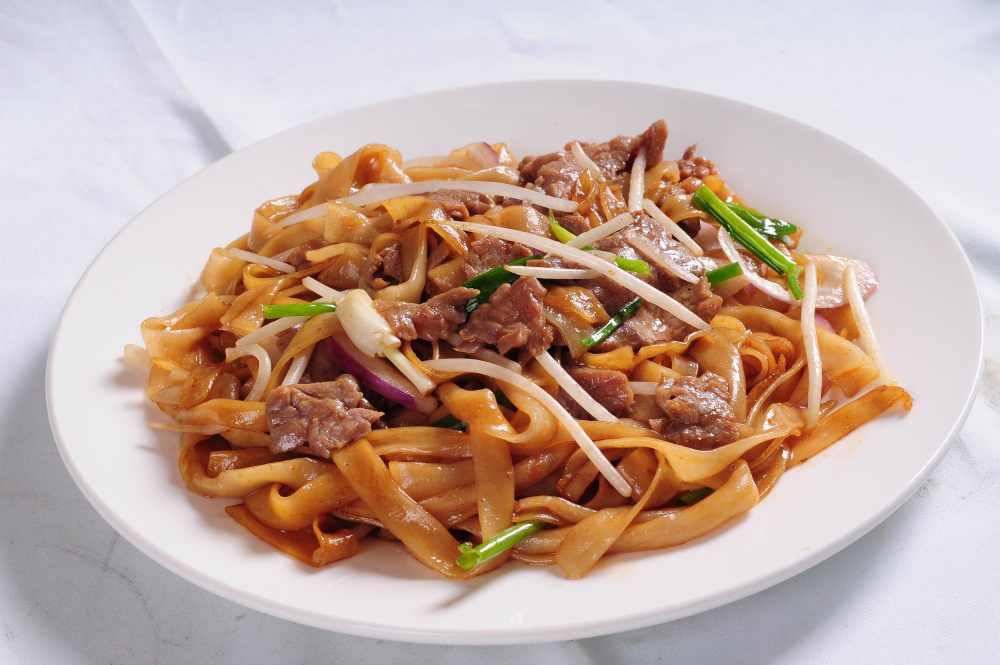
#> input picture gbp-photo/乾炒牛河.jpg, 3000 x 1993 px (shown at 1/3 size); its folder holds only this picture in this run
$ python make_menu_photos.py '../../gbp-photo/乾炒牛河.jpg'
#> lines starting #> are read from the running program, lines starting #| are printed output that depends on the picture
#> (reads assets/source-images/menu.json from the repository)
### assets/source-images/menu_photos.py
import os
import re
from cn_names import CN_NAMES

GBP_DIR = '../../gbp-photo/'
OUT_DIR = '../img/menu/'
OUT_URL = 'assets/img/menu/'

# Dishes whose Chinese menu name differs from the GBP filename but whose GBP photo shows that dish.
PHOTO_OVERRIDES = {
    'Half Peking Duck': '烤鸭',
    'Whole Peking Duck': '烤鸭',
    'Stir-Fried Wide Rice Noodles': '乾炒牛河',
    'Sichuan Style Braised Beef Noodle Soup': '牛肉面',
    'Spicy Grilled Live Fish': '烤活鱼',
    'Mala Grilled Live Fish': '烤活鱼',
    'Spicy Grilled Fish': '烤鱼',
    'Mala Grilled Fish': '烤鱼',
}

# Vertical focal point for portrait photos where the dish sits below center.
FOCAL_Y = {
    '水煮牛': 0.64,
    '香辣鱼片': 0.6,
    '左宗鸡': 0.56,
}


def gbp_index():
    return {os.path.splitext(f)[0]: f for f in os.listdir(GBP_DIR)}


def slug(text):
    return re.sub(r'[^a-z0-9]+', '-', text.lower()).strip('-')


def photo_plan(categories):
    """Map each dish name to its web photo URL, and each GBP file to its output slug."""
    files = gbp_index()
    stem_to_slug = {}
    dish_to_url = {}
    for cat in categories:
        for item in cat['items']:
            en = item['name']
            stem = PHOTO_OVERRIDES.get(en) or re.sub(r'（.*?）', '', CN_NAMES[en])
            if stem not in files:
                continue
            stem_to_slug.setdefault(stem, slug(re.sub(r'\(.*?\)', '', en)))
            dish_to_url[en] = OUT_URL + stem_to_slug[stem] + '.jpg'
#> further down, im is the input picture: PIL image 3000x1993 RGB; mean R, G, B 195.7, 171.5, 159.7
    return dish_to_url, {files[s]: (s, sl) for s, sl in stem_to_slug.items()}

### assets/source-images/make_menu_photos.py
import json
import os
import sys
from PIL import Image, ImageOps, ImageDraw
from menu_photos import GBP_DIR, OUT_DIR, FOCAL_Y, photo_plan

W, H = 800, 600


def crop_43(im, fy):
#> called with fy = 0.5
    w, h = im.size
#> w = 3000; h = 1993
    if w / h > 4 / 3:
        cw, ch = round(h * 4 / 3), h
#> cw = 2657; ch = 1993
    else:
        cw, ch = w, round(w * 3 / 4)
    left = (w - cw) // 2
#> left = 171
    top = min(max(round(fy * h - ch / 2), 0), h - ch)
#> top = 0
    return im.crop((left, top, left + cw, top + ch))
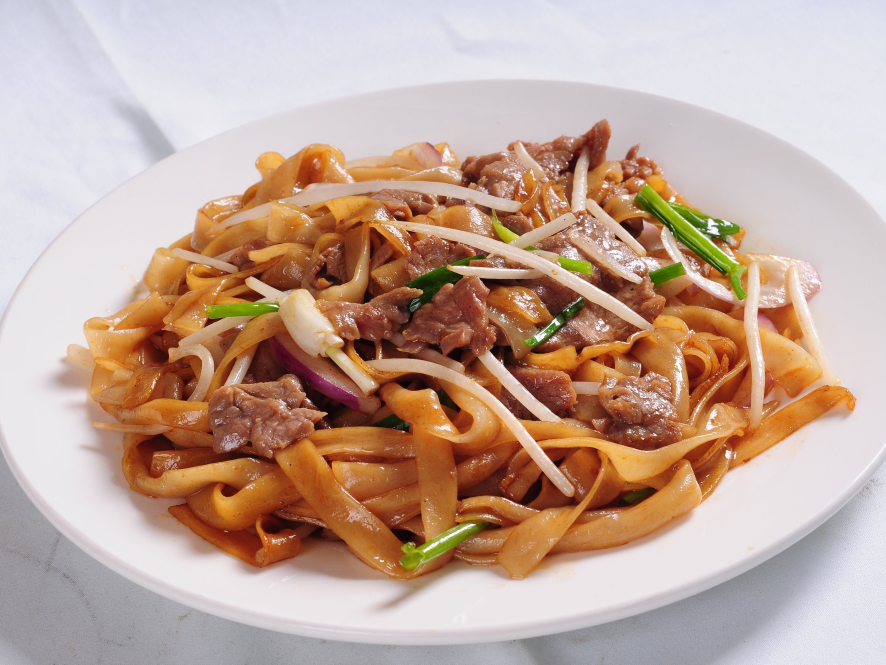
#> returned value: PIL image 2657x1993 RGB (shown at 1/3 size); mean R, G, B 193.7, 166.6, 152.1


with open('menu.json', encoding='utf-8') as f:
    categories = json.load(f)

dish_to_url, files = photo_plan(categories)
os.makedirs(OUT_DIR, exist_ok=True)

for filename, (stem, slug) in files.items():
    out = OUT_DIR + slug + '.jpg'
    if os.path.exists(out):
        continue
    im = ImageOps.exif_transpose(Image.open(GBP_DIR + filename)).convert('RGB')
    im = crop_43(im, FOCAL_Y.get(stem, 0.5)).resize((W, H), Image.LANCZOS)
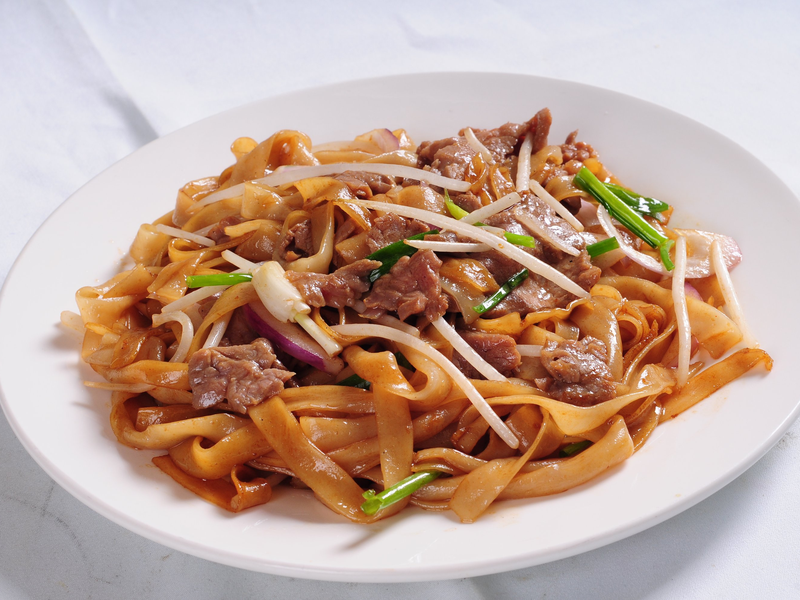
#> im: PIL image 800x600 RGB; mean R, G, B 193.7, 166.6, 152.1
    im.save(out, 'JPEG', quality=80, optimize=True, progressive=True)

total = sum(len(c['items']) for c in categories)
print(f'{len(files)} photos for {len(dish_to_url)} of {total} dishes')

# Optional contact sheet for a visual label check: python make_menu_photos.py --sheet
if '--sheet' in sys.argv:
    tiles = sorted(set(dish_to_url.values()))
    names = {}
    for en, url in dish_to_url.items():
        names.setdefault(url, en)
    cols, tw, th = 8, 220, 190
    sheet = Image.new('RGB', (cols * tw, ((len(tiles) + cols - 1) // cols) * th), 'white')
    draw = ImageDraw.Draw(sheet)
    for i, url in enumerate(tiles):
        im = Image.open('../../' + url)
        im.thumbnail((tw - 10, 155))
        x, y = (i % cols) * tw, (i // cols) * th
        sheet.paste(im, (x + 5, y + 2))
        draw.text((x + 5, y + 162), names[url][:32], fill='black')
    sheet.save(os.path.join(os.environ['TEMP'], 'zb-preview', 'menu-photos.jpg'), quality=85)
